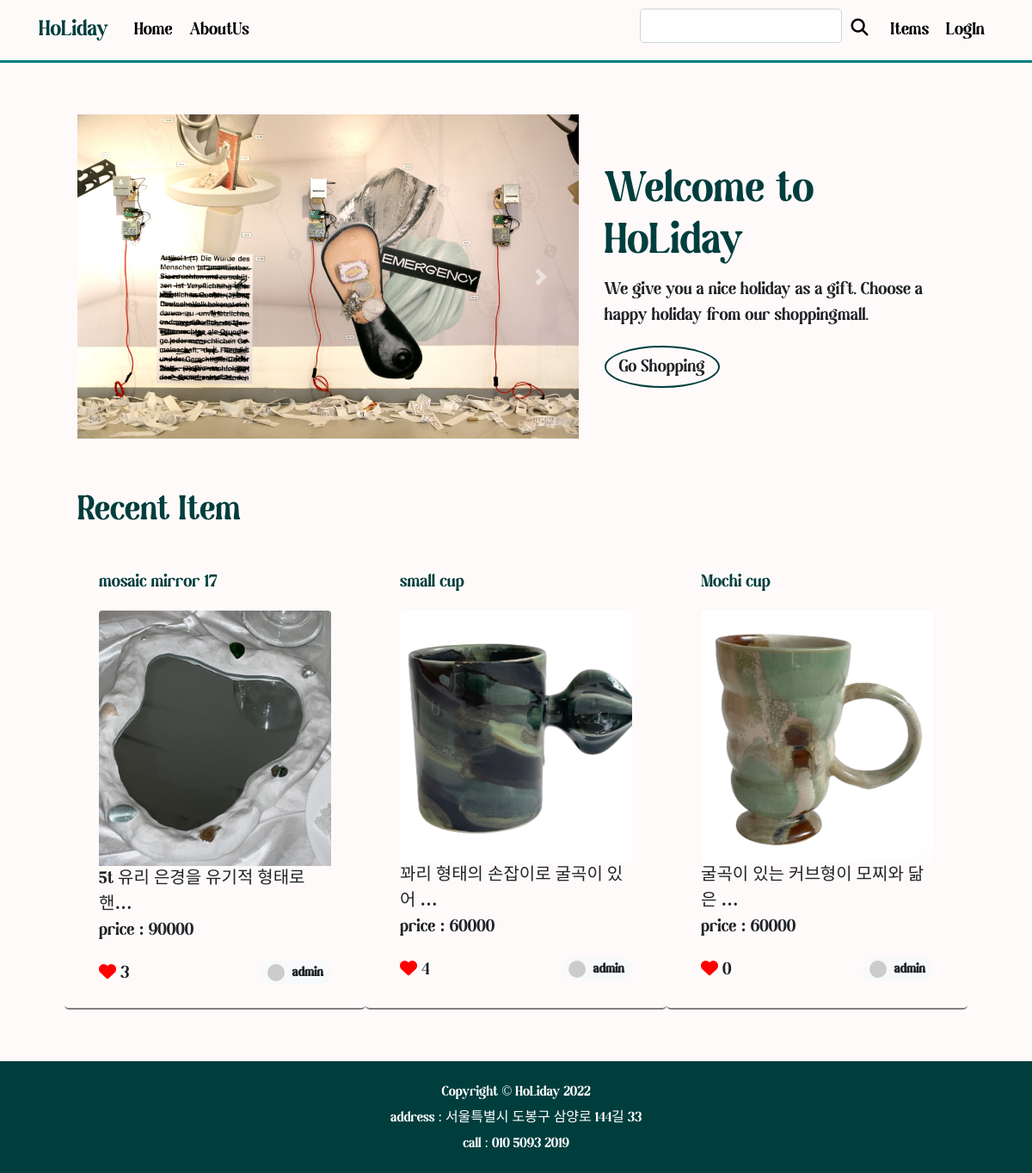
Before: / with the older database file.
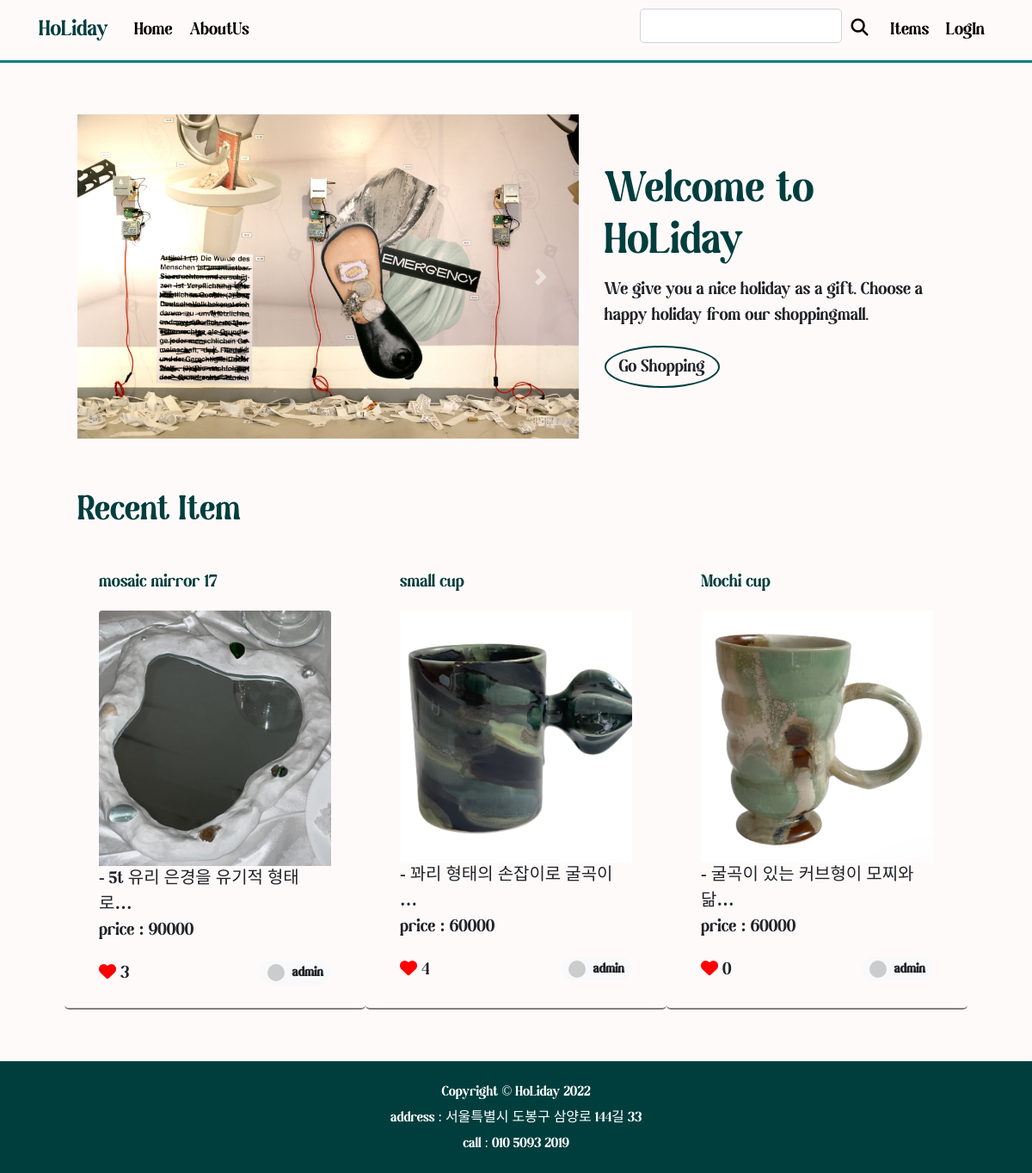
After: the same page with the newer database file.
### shoppingmall_main/models.py (models this page shows, shortened)
class ShoppingItem(models.Model):
    created_at = models.DateTimeField(auto_now_add=True)
    updated_at = models.DateTimeField(auto_now=True)
    title = models.CharField(max_length=50) # 상품 이름
    information = MarkdownxField() # 상품 설명
    price = models.IntegerField() # 가격
    like_users = models.ManyToManyField(User,related_name='like_shopping',blank=True)
    head_image = models.ImageField(upload_to='shoppingmall_main/images/%Y/%m/%d/', blank=True) # 상품 이미지
    author = models.ForeignKey(User, null=True, on_delete=models.SET_NULL)
    m_company = models.ForeignKey(Company, null=True, on_delete=models.SET_NULL) # 제조사
    category = models.ForeignKey(Category, null=True, blank=True, on_delete=models.CASCADE) # 카테고리
    product_number = models.IntegerField() # 그 외 상품번호
    tags = models.ManyToManyField(ColorTag,blank=True) # 다대다 관계
    def get_absolute_url(self):
        return f'/shoppingmall_main/{self.pk}/'
    def get_avatar_url(self):
        if self.author.socialaccount_set.exists():
            return self.author.socialaccount_set.first().get_avatar_url()
        else:
            return 'https://dummyimage.com/50x50/ced4da/6c757d.jpg'

### single_page/views.py (the view)
# urls.py: path('',views.landing),
def landing(request):
    recent_posts = ShoppingItem.objects.order_by('-pk')[:3]
    return render(request,'single_page/landing.html',{
        'recent_posts' : recent_posts,
    })

### single_page/templates/single_page/landing.html (shortened to what this page needs)
<!DOCTYPE html>
{% load static %}
<head>
    <link href="{% static 'single_page/bootstrap4/css/bootstrap.min.css' %}" rel="stylesheet" media="screen">
    <link href="{% static 'single_page/css/style.css' %}"   rel="stylesheet" media="screen" >
</head>
      {% include 'shoppingmall_main/navbar.html' %}
    <div class="container px-4 px-lg-5" >
        <div class="row gx-4 gx-lg-5 align-items-center my-5">
            <div class="col-lg-7">
                <div id="carouselExampleIndicators" class="carousel slide" data-ride="carousel">
                    <div class="carousel-inner">
                    <div class="carousel-item active">
                        <img src="{% static 'single_page/images/cava8.jpg' %}" class="d-block w-100" alt="...">
                    </div>
                    </div>
                    <a class="carousel-control-prev" href="#carouselExampleIndicators" role="button" data-slide="prev">
                    <span class="carousel-control-prev-icon" aria-hidden="true"></span>
                    </a>
                    <a class="carousel-control-next" href="#carouselExampleIndicators" role="button" data-slide="next">
                    <span class="carousel-control-next-icon" aria-hidden="true"></span>
                    </a>
                </div>
            </div>
            <div class="col-lg-5">
                <h1 class="font-weight-light" style=" color:rgb(0, 62, 62) ;">Welcome to HoLiday</h1>
                <p>We give you a nice holiday as a gift. Choose a happy holiday from our shoppingmall.</p>
                <a id="go-shopping" href="/shoppingmall_main/" role="button" class="btn"  style="background-color : snow; border: 2px rgb(0,62,62) solid;border-radius:50%">
               Go Shopping</a>
            </div>
        </div>
        <h2 style="color: rgb(0, 62, 62)">Recent Item</h2>
        <div class="row gx-4 gx-lg-5">
            {% for post in recent_posts %}
            <div class=" card col-md-4 mb-5" style="background-color:snow;border:none;border-bottom : 2px solid gray">
                <div class="card" style="background-color:snow;border:none">
                    <div class="card-body">
                        <h3 class="card-title"><a href="{{post.get_absolute_url}}" >
                            {{post.title}}
                        </a></h3>
                         <img class="card-img-top" src="{{post.head_image.url}}">
                        <p class="card-text" >{{post.information | truncatechars:20}}
                           <br>price : {{post.price}}</p>
                        <span class="badge badge-pill badge-light float-right">
                        <img class="rounded-circle mr-1 " width="20px" src="{{post.get_avatar_url}}">
                        {{post.author.username}}
                    </span>
                        <i class="fa-solid fa-heart" style="color : red"></i>
                        {{post.like_users.count}}
                    </div>
                </div>
            </div>
            {% endfor %}
        </div>
    </div>
        <div class="bottom">
            {% include 'shoppingmall_main/footer.html' %}
        </div>
</body>
</html>

Changed rows visible on the page:
changed ShoppingItem "mosaic mirror 17": information "5t 유리 은경을 유기적 형태로 핸…" → "- 5t 유리 은경을 유기적 형태로…"
changed ShoppingItem "small cup": information "꽈리 형태의 손잡이로 굴곡이 있어 …" → "- 꽈리 형태의 손잡이로 굴곡이 …"
changed ShoppingItem "Mochi cup": information "굴곡이 있는 커브형이 모찌와 닮은 …" → "- 굴곡이 있는 커브형이 모찌와 닮…"
